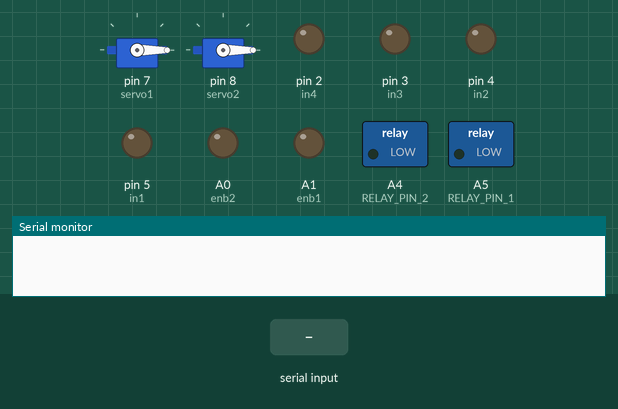
Recording of a sketch running on a simulated Arduino Uno, built with avr-gcc and run on an emulated ATmega328P. Parts: 2 × servo, switched loads named in the sketch (green lamp = pin HIGH), output pins drawn as LEDs (lit = HIGH), the last lines printed to the serial monitor. Inputs (shaded band) come from the test bench.

Above: at 1.2 s.
1.3 s: "F" received over Serial
At 2.3 s:
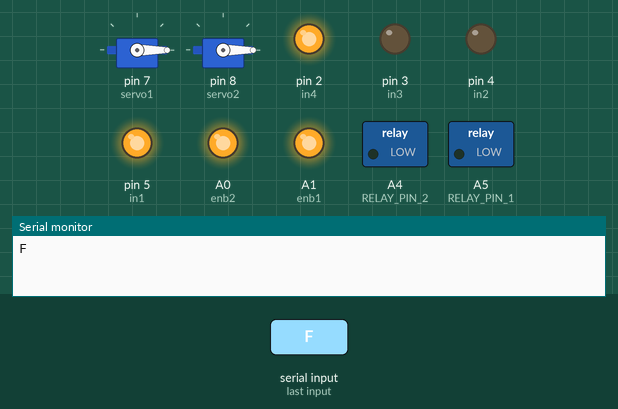
2.8 s: byte 89 ('Y') received over Serial
At 3.5 s:
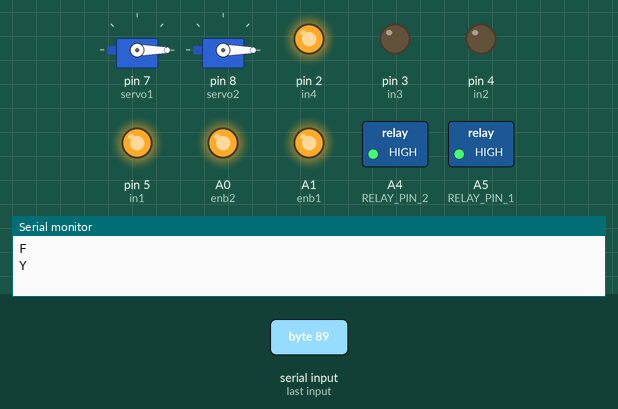
4.3 s: byte 87 ('W') received over Serial
At 4.6 s:
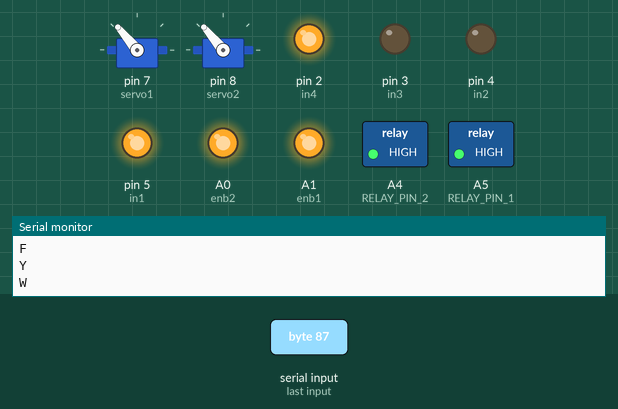
5.8 s: "B" received over Serial
At 6.9 s:
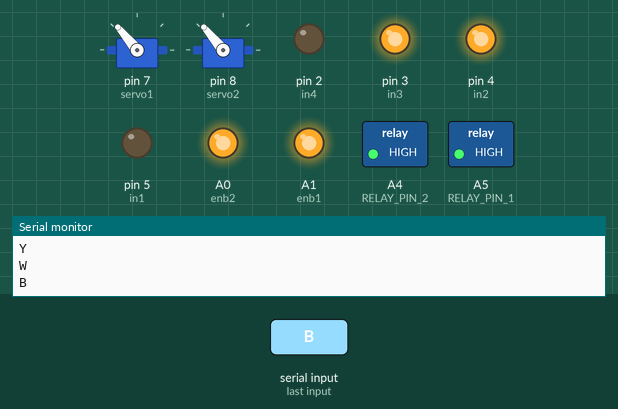
7.3 s: byte 90 ('Z') received over Serial
At 8.1 s:
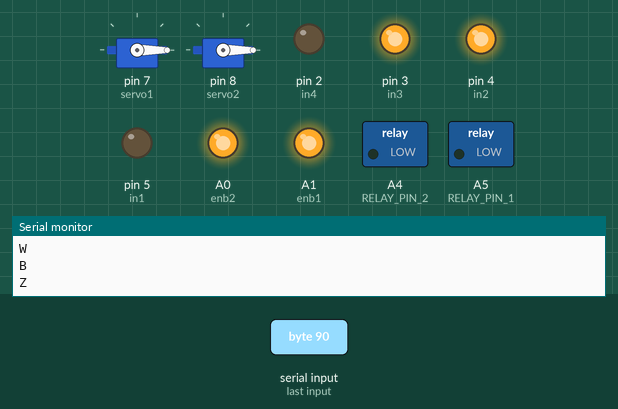
8.8 s: "R" received over Serial
At 9.2 s:
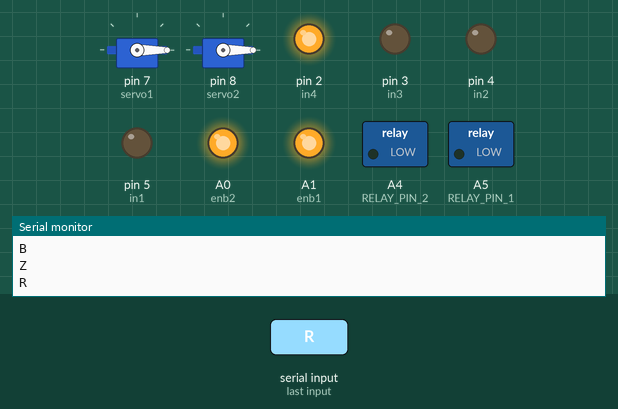
Timing chart, 0 to 11.3 s (numbered marks = the images above; inputs shaded):
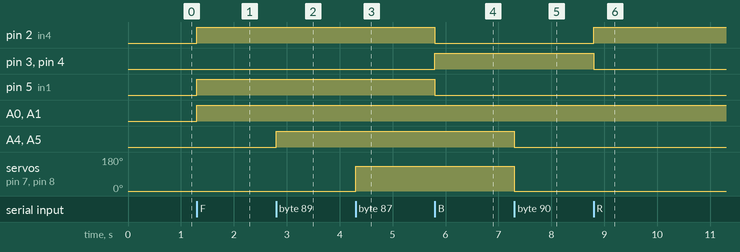

Measured:
- after the input at 1.3 s, pin 2 (in4), pin 5 (in1), A0 (enb2), A1 (enb1): LOW → HIGH at once
- after the input at 2.8 s, A4 (RELAY_PIN_2), A5 (RELAY_PIN_1): LOW → HIGH at once
- after the input at 4.3 s, servo on pin 7 (servo1), servo on pin 8 (servo2): 0° → 130° at once
- after the input at 5.8 s, pin 2 (in4), pin 5 (in1): HIGH → LOW at once; pin 3 (in3), pin 4 (in2): LOW → HIGH at once
- after the input at 7.3 s, A4 (RELAY_PIN_2), A5 (RELAY_PIN_1): HIGH → LOW at once; servo on pin 7 (servo1), servo on pin 8 (servo2): 130° → 0° at once
- after the input at 8.8 s, pin 2 (in4): LOW → HIGH at once; pin 3 (in3), pin 4 (in2): HIGH → LOW at once

The sketch:

Project_Code.ino
```cpp
#include <Servo.h>
#include <SoftwareSerial.h>
SoftwareSerial bluetoothSerial(0,1);

int enb1=A1;
int enb2=A0;
int in1=5; //right forward
int in2=4; //right backward

int in3=3; //left backward
int in4=2; //left forward
int velocity=175;
char command;
const int RELAY_PIN_1=A5;
const int RELAY_PIN_2=A4;
Servo servo1;
Servo servo2;


void setup()
{
Serial.begin(9600);
pinMode(in1,OUTPUT);
pinMode(in2,OUTPUT);
pinMode(in3,OUTPUT);
pinMode(in4,OUTPUT);
pinMode(enb1,OUTPUT);
pinMode(enb2,OUTPUT);
pinMode(RELAY_PIN_1,OUTPUT); //Dc pump 1
pinMode(RELAY_PIN_2,OUTPUT); //Dc pump 2
servo1.attach(7);
servo2.attach(8);
servo1.write(0);
servo2.write(0);

}
void loop()
{
if(Serial.available())
{
command=Serial.read();
Serial.println(command);
switch(command)
{
case 'F':
analogWrite(enb1,velocity);
analogWrite(enb2,velocity);
digitalWrite(in1,HIGH);
digitalWrite(in2,LOW);
digitalWrite(in3,LOW);
digitalWrite(in4,HIGH);
break;

case 'B':
analogWrite(enb1,velocity);
analogWrite(enb2,velocity);
digitalWrite(in1,LOW);
digitalWrite(in2,HIGH);
digitalWrite(in3,HIGH);
digitalWrite(in4,LOW);
break;

case 'R':
analogWrite(enb1,velocity);
analogWrite(enb2,velocity);
digitalWrite(in1,LOW);
digitalWrite(in2,LOW);
digitalWrite(in3,LOW);
digitalWrite(in4,HIGH);
break;

case 'L':
analogWrite(enb1,velocity);
analogWrite(enb2,velocity);
digitalWrite(in1,HIGH);
digitalWrite(in2,LOW);
digitalWrite(in3,LOW);
digitalWrite(in4,LOW);
break;

case 'S':
analogWrite(enb1,0);
analogWrite(enb2,0);
digitalWrite(in1,LOW);
digitalWrite(in2,LOW);
digitalWrite(in3,LOW);
digitalWrite(in4,LOW);
break;
case 'I':
analogWrite(enb1,velocity);
analogWrite(enb2,velocity);
digitalWrite(in1,LOW);
digitalWrite(in2,HIGH);
digitalWrite(in3,LOW);
digitalWrite(in4,HIGH);
break;
case 'G':
analogWrite(enb1,velocity);
analogWrite(enb2,velocity);
digitalWrite(in1,HIGH);
digitalWrite(in2,LOW);
digitalWrite(in3,HIGH);
digitalWrite(in4,LOW);
break;

case 'H':
analogWrite(enb1,velocity);
analogWrite(enb2,velocity);
digitalWrite(in1,LOW);
digitalWrite(in2,HIGH);
digitalWrite(in3,LOW);
digitalWrite(in4,HIGH);
break;

case 'J':
analogWrite(enb1,velocity);
analogWrite(enb2,velocity);
digitalWrite(in1,LOW);
digitalWrite(in2,HIGH);
digitalWrite(in3,HIGH);
digitalWrite(in4,LOW);
break;

      case 'X':
     servo1.write(45);
     servo2.write(45);
      break;
     case 'Y':
     digitalWrite(RELAY_PIN_1,HIGH);
     digitalWrite(RELAY_PIN_2,HIGH);
     break;
      case 'W':
     servo1.write(130);
     servo2.write(130);
      break;
      case 'Z':
    digitalWrite(RELAY_PIN_1,LOW);
    digitalWrite(RELAY_PIN_2,LOW);
    servo1.write(0);
    servo2.write(0);
     break;


}
}
}
```
